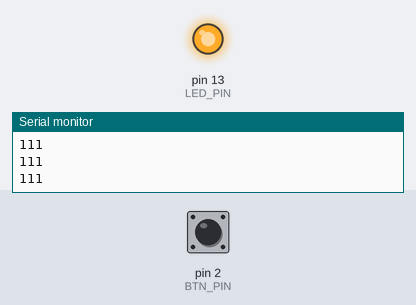
Recording of a sketch running on a simulated Arduino Uno, built with avr-gcc and run on an emulated ATmega328P. On the bench: output pins drawn as LEDs (lit = HIGH), the last lines printed to the serial monitor. Inputs (shaded band) come from the test bench; at power-on: pin 2 (BTN_PIN) HIGH.

Above: at 1.8 s.
1.9 s: pin 2 (BTN_PIN) pulled LOW for 0.6 s
At 2.4 s:
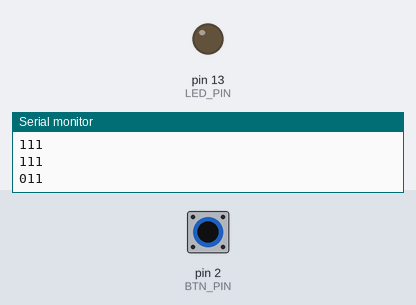
4.0 s: pin 2 (BTN_PIN) pulled LOW for 3.2 s
At 8.0 s:
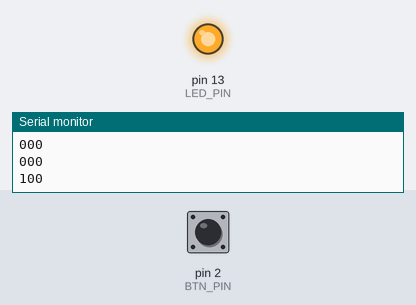
Timing chart, 0 to 9.5 s (numbered marks = the images above; inputs shaded):
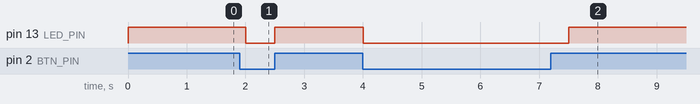

Measured:
- after the input at 1.9 s, pin 13 (LED_PIN): HIGH → LOW after 0.10 s, → HIGH 0.50 s later
- after the input at 4.0 s, pin 13 (LED_PIN): HIGH → LOW at once, → HIGH 3.5 s later

The sketch:

activity2_1.ino
```cpp
// Set the PIN number
const uint8_t BTN_PIN = 2;
const uint8_t LED_PIN = 13;

//Init button and led state.
uint8_t buttonPrevState = LOW;
uint8_t ledState = LOW;

// Setup
void setup()
{
  // Init pin input for btn
  pinMode(BTN_PIN, INPUT_PULLUP);
  // Init pin output for led
  pinMode(LED_PIN, OUTPUT);
  // Start serial monitor channel
  Serial.begin(9600);
}

void loop()
{
  // read if the btn press
  uint8_t buttonState = digitalRead(BTN_PIN);

  // print status
  Serial.print(buttonState);
  Serial.print(buttonPrevState);
  Serial.print(ledState);
  Serial.println("");


  // if the state change
  if(buttonState != buttonPrevState)
  {
    ledState = !ledState;
    digitalWrite(LED_PIN, ledState);
  }

  buttonPrevState = buttonState;

  // sleep for 0.5 second
  delay(500);
}
```
